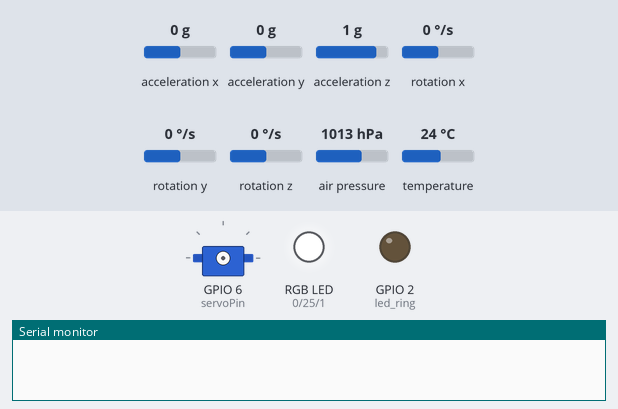
Bench run of a sketch on a simulated ESP32. Parts: servo, an RGB LED mixed from three pins (HIGH = lit), output pins drawn as LEDs (lit = HIGH), the last lines printed to the serial monitor. Dashed ring = blinking. The inputs (shaded band) are chosen by the test bench; at power-on: acceleration x 0 g, acceleration y 0 g, acceleration z 1 g, rotation x 0 °/s, rotation y 0 °/s, rotation z 0 °/s, air pressure 1013 hPa, temperature 24 °C. No radio packets arrive unless stated.

Above: at 0.1 s.
At 5.4 s:
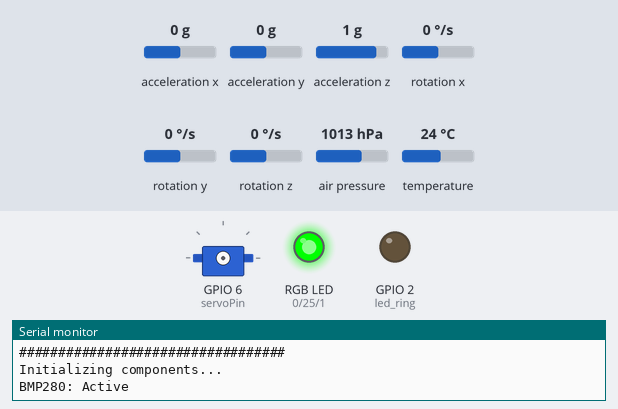
At 12.0 s:
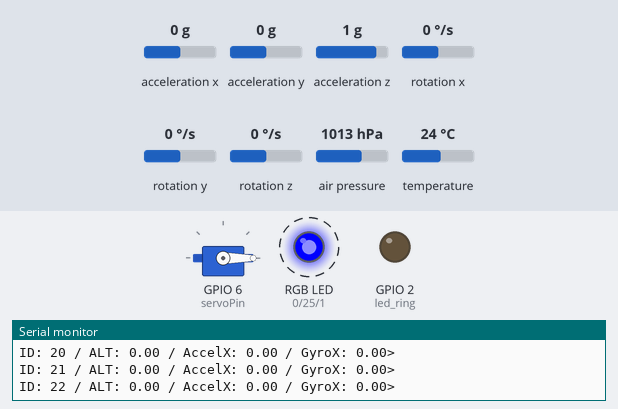
12.1 s: acceleration x set to -1.4 g
Timing chart, 0 to 21.1 s (numbered marks = the images above; inputs shaded):
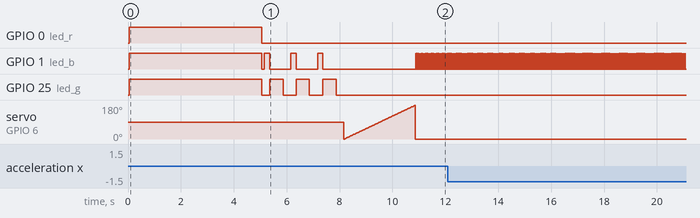

Measured:
- by itself, GPIO 1 (led_b): alternates HIGH for 0.01 s and LOW for 0.05 s

The sketch:

A_MAIN.ino
```cpp
#include <Wire.h>
#include <SPI.h>
#include <Adafruit_BMP280.h>
#include <Adafruit_MPU6050.h>
#include <Adafruit_Sensor.h>
#include <Servo.h>
#include "RF24.h"


//led definition
#define led_r 0
#define led_g 25
#define led_b 1
#define led_ring 2

//servo definition
#define servoPin 6

//addres definition
#define bmpAdress 0x76

//radio bus pins
#define CE 15
#define CSN 14

//default led blink time definition
#define statusDefaultBlinkTime 500


Adafruit_BMP280 bmp;   //bmp sensor
Adafruit_MPU6050 mpu;  //mpu sensor
Servo servo_motor;     //servo motor
RF24 radio(CE, CSN);   //radio communication

void statusLEDControl();

struct GlobalVariables {
  bool stopProgram = false, standby, fatalError = false;
  bool saveTelemetry = true, sendSerialTelemetry = true, sendRadioTelemetry = true;  //varialbles to set if telemetry is saved and send
  int flightStage;                                                                   //the stage of flight
  bool parachuteDeployed;                                                            //variable to determine if parachute was deployed
  bool mpuStatus, bmpStatus, radioStatus;                                            //status variables
  int arrayID;                                                                       //id for an array
  long unsigned messageID;
  float altRel0;                //alt 0, from this point relative alitude is calvulated
  float groundPressure = 1013;  //groud pressure
  String date, time;            //datre and time strings
};

class TelemetryFiled {
public:
  void readBMP();
  void checkBMP();
  void readMPU();
  void checkMPU();
  void readTelemetry();
  void convertTelemetryData();
  void writeSerialTelemetry();
private:
  int id;
  //basic varialbles
  float time;
  float altAbs, altRel;          //altitude
  float tmpAir, tmpCPU;          //temperatures
  float accelX, accelY, accelZ;  //acceleration
  float gyroX, gyroY, gyroZ;     //gyro
  float verSpeed;                //vertical speed
  float airPressure;             //air pressure
  bool BMPvalid, MPUvalid;       //variables to store if reading are valid
  sensors_event_t a, g, temp;    //mpu6050 sensorEvent
  String telemetryString;
};

GlobalVariables global;

TelemetryFiled *TelemetryArray = new TelemetryFiled[100];

void setup() {

  pinMode(led_r, OUTPUT);     //green led
  pinMode(led_g, OUTPUT);     //red led
  pinMode(led_b, OUTPUT);     //blue led
  pinMode(led_ring, OUTPUT);  //blue led
  delay(50);
  testComponents();
}

void loop() {

  if (global.arrayID == 100) global.arrayID = 0;  //reseting global array to not waste memory

  /*if (global.arrayID % 10 == 0) {

    TelemetryArray[global.arrayID].checkBMP();
    TelemetryArray[global.arrayID].checkMPU();
  }*/

  TelemetryArray[global.arrayID].readTelemetry();
  TelemetryArray[global.arrayID].convertTelemetryData();
  TelemetryArray[global.arrayID].writeSerialTelemetry();
  statusLEDControl();
  global.arrayID++;
  global.messageID++;
  ledBlink(0, 0, 'b', 10);
  delay(10);
}
```

B_INPUT.ino
```cpp
void TelemetryFiled::checkBMP() {
  if (bmp.takeForcedMeasurement()) {
    BMPvalid = true;
    global.bmpStatus = 1;
  } else {
    if (bmp.begin(bmpAdress)) {
      global.bmpStatus = 1;
    } else {
      global.bmpStatus = 0;
      Serial.println("BMP is not responding");
    }
  }
}

void TelemetryFiled::readBMP() {
  altAbs = bmp.readAltitude(global.groundPressure);
  tmpAir = bmp.readTemperature();
  airPressure = bmp.readPressure();
}


void TelemetryFiled::checkMPU() {
  if (temp.temperature!=0) {
    MPUvalid = true;
    global.mpuStatus = 1;
  } else {
    global.mpuStatus = 0;
    Serial.println("MPU is not responding");
  }
}

void TelemetryFiled::readMPU() {

  mpu.getEvent(&a, &g, &temp);

  accelX = a.acceleration.x;
  accelY = a.acceleration.y;
  accelZ = a.acceleration.z;

  gyroX = g.gyro.x;
  gyroY = g.gyro.y;
  gyroZ = g.gyro.z;
}

void TelemetryFiled::readTelemetry(){
  readBMP();
  readMPU();
}
```

C_OUTPUT.ino
```cpp
void statusLEDControl() {
  if (global.bmpStatus == 0 || global.mpuStatus == 0) {
    global.fatalError == true;
    ledON('r');
  } else {
    global.fatalError == false;
    ledOFF('r');
  }
}

void TelemetryFiled::convertTelemetryData() {

  telemetryString = "ID: " + (String)global.messageID + " / ALT: " + (String)altAbs + " / AccelX: " + (String)accelX + " / GyroX: " + (String)gyroX + ">";
}

void TelemetryFiled::writeSerialTelemetry() {
  if (global.sendSerialTelemetry == true) {
    Serial.println(telemetryString);
  }
}
```

D_LED_CONTROL.ino
```cpp
void ledBlink(char r, char g, char b, int time) {

  if (r == 'r') digitalWrite(led_r, HIGH);
  if (g == 'g') digitalWrite(led_g, HIGH);
  if (b == 'b') digitalWrite(led_b, HIGH);

  delay(time);

  if (r == 'r') digitalWrite(led_r, LOW);
  if (g == 'g') digitalWrite(led_g, LOW);
  if (b == 'b') digitalWrite(led_b, LOW);
}

void ledBlink(String colors, int time) {
  digitalWrite(led_r, HIGH);
  digitalWrite(led_g, HIGH);
  digitalWrite(led_b, HIGH);

  delay(time);

  digitalWrite(led_r, LOW);
  digitalWrite(led_g, LOW);
  digitalWrite(led_b, LOW);
}

void ledBlinkTest() {
  delay(100);
  ledBlink(0, 0, 'b', 200);
}

void ledBlinkTestGood(int b) {
  ledBlink(0, 'g', 0, b);
}

void ledBlinkTestError(int b) {
  ledBlink('r', 0, 0, b);
}

void ledON(char color) {
  if (color == 'r') digitalWrite(led_r, HIGH);
  if (color == 'g') digitalWrite(led_g, HIGH);
  if (color == 'b') digitalWrite(led_b, HIGH);
}

void ledON(String all) {
  digitalWrite(led_r, HIGH);
  digitalWrite(led_g, HIGH);
  digitalWrite(led_b, HIGH);
}

void ledOFF(char color) {
  if (color == 'r') digitalWrite(led_r, LOW);
  if (color == 'g') digitalWrite(led_g, LOW);
  if (color == 'b') digitalWrite(led_b, LOW);
}

void ledOFF(String all) {
  digitalWrite(led_r, HIGH);
  digitalWrite(led_g, HIGH);
  digitalWrite(led_b, HIGH);
}
```

E_COMPONENTS_TEST.ino
```cpp
void testComponents() {
  int b = statusDefaultBlinkTime;
  Serial.begin(9600);


  ledBlink("rgb", 5000);  //wait to intialize serial communication

  bool bmpStatus, mpuStatus, radioStatus, servoStatus;
  Serial.println(" ");
  Serial.println("##################################");
  Serial.println("Initializing components...");

  //Testting bmp
  Serial.print("BMP280: ");
  bmpStatus = bmp.begin(bmpAdress);
  global.bmpStatus = bmpStatus;
  ledBlinkTest();
  if (bmpStatus == 0) {
    Serial.println("Not active");
    ledBlinkTestError(b);
  } else {
    Serial.println("Active");
    ledBlinkTestGood(b);
  }
  delay(200);


  //testting mpu
  Serial.print("MPU6050: ");
  mpuStatus = mpu.begin();
  global.mpuStatus = mpuStatus;
  ledBlinkTest();
  if (mpuStatus == 0) {
    Serial.println("Not active");
    ledBlinkTestError(b);
  } else {
    Serial.println("Active");
    ledBlinkTestGood(b);
    mpu.setAccelerometerRange(MPU6050_RANGE_8_G);
    mpu.setGyroRange(MPU6050_RANGE_500_DEG);
  }
  delay(200);

  //testing radio
  Serial.print("RADIO: ");
  radioStatus = radio.begin();
  global.radioStatus = radioStatus;
  ledBlinkTest();
  if (radioStatus == 0) {
    Serial.println("Not active");
    ledBlinkTestError(b);
  } else {
    Serial.println("Active");
    ledBlinkTestGood(b);
  }
  delay(200);


  //testting servo
  Serial.println("Servo: TESTING");
  servo_motor.attach(servoPin);
  delay(100);
  for (int i = 0; i < 180; i++) {
    servo_motor.write(i);
    delay(15);
  }
  servo_motor.write(0);
}
```
